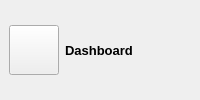
            <widget class="QWidget" name="header_db" native="true">
             <layout class="QHBoxLayout" name="horizontalLayout_2">
              <property name="spacing">
               <number>0</number>
              </property>
              <property name="leftMargin">
               <number>0</number>
              </property>
              <property name="topMargin">
               <number>0</number>
              </property>
              <property name="rightMargin">
               <number>0</number>
              </property>
              <property name="bottomMargin">
               <number>0</number>
              </property>
              <item alignment="Qt::AlignLeft">
               <widget class="QWidget" name="widget" native="true">
                <layout class="QHBoxLayout" name="horizontalLayout_3">
                 <item>
                  <widget class="QPushButton" name="menuBtn">
                   <property name="minimumSize">
                    <size>
                     <width>50</width>
                     <height>40</height>
                    </size>
                   </property>
                   <property name="maximumSize">
                    <size>
                     <width>50</width>
                     <height>50</height>
                    </size>
                   </property>
                   <property name="text">
                    <string/>
                   </property>
                   <property name="icon">
                    <iconset resource="resources.qrc">
                     <normaloff>:/icon-purple/icon-purple/menu.svg</normaloff>:/icon-purple/icon-purple/menu.svg</iconset>
                   </property>
                   <property name="iconSize">
                    <size>
                     <width>24</width>
                     <height>24</height>
                    </size>
                   </property>
                  </widget>
                 </item>
                 <item>
                  <widget class="QLabel" name="labelMenu">
                   <property name="maximumSize">
                    <size>
                     <width>150</width>
                     <height>40</height>
                    </size>
                   </property>
                   <property name="font">
                    <font>
                     <family>Segoe UI</family>
                     <pointsize>10</pointsize>
                     <weight>75</weight>
                     <bold>true</bold>
                    </font>
                   </property>
                   <property name="text">
                    <string>Dashboard</string>
                   </property>
                  </widget>
                 </item>
                </layout>
               </widget>
              </item>
              <item alignment="Qt::AlignHCenter">
               <widget class="QWidget" name="widget_2" native="true">
                <layout class="QHBoxLayout" name="horizontalLayout_4"/>
               </widget>
              </item>
              <item alignment="Qt::AlignRight">
               <widget class="QWidget" name="widget_3" native="true">
                <layout class="QHBoxLayout" name="horizontalLayout_6">
                 <property name="spacing">
                  <number>0</number>
                 </property>
                 <property name="leftMargin">
                  <number>0</number>
                 </property>
                 <property name="topMargin">
                  <number>0</number>
                 </property>
                 <property name="rightMargin">
                  <number>0</number>
                 </property>
                 <property name="bottomMargin">
                  <number>0</number>
                 </property>
                </layout>
               </widget>
              </item>
             </layout>
            </widget>
